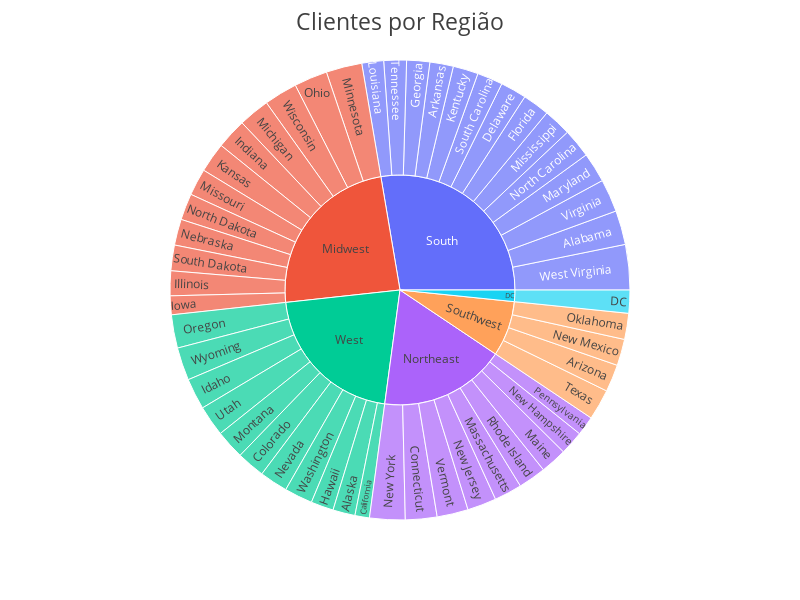

Here is the notebook cell this chart was saved with:
### Code cell
fig = px.sunburst(
    df_states,
    path = ['Regiao', 'Estado_Compl'],
    values = 'Num_Clientes',
    labels = ['Regioes', 'Estados'],
    branchvalues = 'total'  
)
fig.update_layout(
    title = 'Clientes por Região',
    title_font = dict(color = 'rgba(0, 0, 0, .75)',
                      size = 23),
    title_x = 0.5,
    width = 800,
    height = 600
)

### Figure 1 — Plotly figure (JSON) as saved in the notebook; plotly's stock layout.template omitted (floating-point values rounded to 4 significant figures)
{"data": [{"branchvalues": "total", "domain": {"x": [0, 1], "y": [0, 1]}, "hovertemplate": "labels=%{label}<br>Num_Clientes=%{value}<br>parent=%{parent}<br>id=%{id}<extra></extra>", "ids": ["South/Alabama", "West/Alaska", "Southwest/Arizona", "South/Arkansas", "West/California", "West/Colorado", "Northeast/Connecticut", "DC/DC", "South/Delaware", "South/Florida", "South/Georgia", "West/Hawaii", "West/Idaho", "Midwest/Illinois", "Midwest/Indiana", "Midwest/Iowa", "Midwest/Kansas", "South/Kentucky", "South/Louisiana", "Northeast/Maine", "South/Maryland", "Northeast/Massachusetts", "Midwest/Michigan", "Midwest/Minnesota", "South/Mississippi", "Midwest/Missouri", "West/Montana", "Midwest/Nebraska", "West/Nevada", "Northeast/New Hampshire", "Northeast/New Jersey", "Southwest/New Mexico", "Northeast/New York", "South/North Carolina", "Midwest/North Dakota", "Midwest/Ohio", "Southwest/Oklahoma", "West/Oregon", "Northeast/Pennsylvania", "Northeast/Rhode Island", "South/South Carolina", "Midwest/South Dakota", "South/Tennessee", "Southwest/Texas", "West/Utah", "Northeast/Vermont", "South/Virginia", "West/Washington", "South/West Virginia", "Midwest/Wisconsin", "West/Wyoming", "DC", "Midwest", "Northeast", "South", "Southwest", "West"], "labels": ["Alabama", "Alaska", "Arizona", "Arkansas", "California", "Colorado", "Connecticut", "DC", "Delaware", "Florida", "Georgia", "Hawaii", "Idaho", "Illinois", "Indiana", "Iowa", "Kansas", "Kentucky", "Louisiana", "Maine", "Maryland", "Massachusetts", "Michigan", "Minnesota", "Mississippi", "Missouri", "Montana", "Nebraska", "Nevada", "New Hampshire", "New Jersey", "New Mexico", "New York", "North Carolina", "North Dakota", "Ohio", "Oklahoma", "Oregon", "Pennsylvania", "Rhode Island", "South Carolina", "South Dakota", "Tennessee", "Texas", "Utah", "Vermont", "Virginia", "Washington", "West Virginia", "Wisconsin", "Wyoming", "DC", "Midwest", "Northeast", "South", "Southwest", "West"], "name": "", "parents": ["South", "West", "Southwest", "South", "West", "West", "Northeast", "DC", "South", "South", "South", "West", "West", "Midwest", "Midwest", "Midwest", "Midwest", "South", "South", "Northeast", "South", "Northeast", "Midwest", "Midwest", "South", "Midwest", "West", "Midwest", "West", "Northeast", "Northeast", "Southwest", "Northeast", "South", "Midwest", "Midwest", "Southwest", "West", "Northeast", "Northeast", "South", "Midwest", "South", "Southwest", "West", "Northeast", "South", "West", "South", "Midwest", "West", "", "", "", "", "", ""], "type": "sunburst", "values": [80, 52, 64, 55, 34, 66, 74, 54, 61, 63, 54, 53, 73, 58, 71, 44, 70, 59, 51, 62, 70, 65, 73, 84, 65, 63, 68, 61, 66, 56, 68, 62, 83, 68, 62, 78, 61, 78, 45, 65, 60, 60, 53, 72, 72, 73, 77, 66, 106, 78, 77, 54, 802, 591, 922, 259, 705]}], "layout": {"height": 600, "legend": {"tracegroupgap": 0}, "margin": {"t": 60}, "title": {"font": {"color": "rgba(0, 0, 0, .75)", "size": 23}, "text": "Clientes por Região", "x": 0.5}, "width": 800}}
